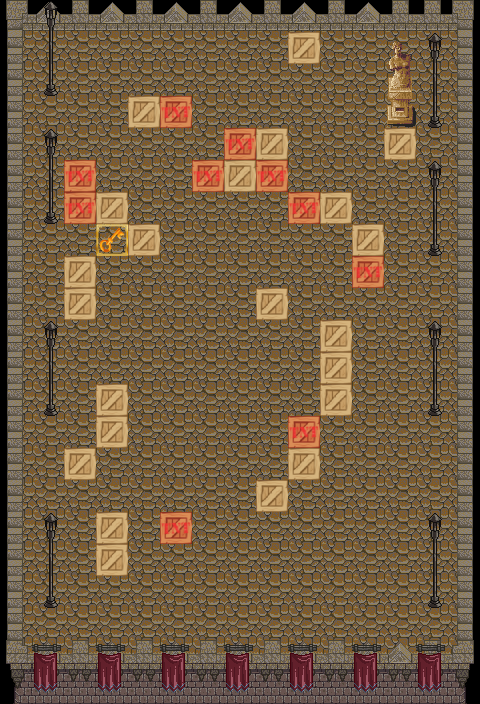

This game map was drawn from its Tiled (.tmx) file and the tilesets committed beside it. A one-line description and the trimmed map source follow:
An orthogonal 15x22 tile map with 32x32 px tiles, 3 tile layers (Theme, SB, Object), 2 tilesets and 32 objects.

<map version="1.2" tiledversion="1.3.1" orientation="orthogonal" renderorder="right-down" compressionlevel="0" width="15" height="22" tilewidth="32" tileheight="32" infinite="0" nextlayerid="9" nextobjectid="52">
 <tileset firstgid="1" name="ts-castle" tilewidth="32" tileheight="32" tilecount="256" columns="16">
  <image source="ts-castle.png" width="512" height="512" />
 </tileset>
 <tileset firstgid="257" name="ui" tilewidth="32" tileheight="32" tilecount="4" columns="4">
  <image source="ui.png" width="128" height="32" />
 </tileset>
 <layer id="1" name="Theme" width="15" height="22">
  <data>[330 cells, 330 non-empty, 16 distinct tile ids]</data>
 </layer>
 <layer id="2" name="SB" width="15" height="22">
  <data>[330 cells, 53 non-empty, 10 distinct tile ids]</data>
 </layer>
 <layer id="3" name="Object" width="15" height="22">
  <data>[330 cells, 22 non-empty, 3 distinct tile ids]</data>
 </layer>
 <objectgroup id="4" name="Wall">
  <object id="3" x="321.333" y="194" width="28.6667" height="27.3333" />
  <object id="5" x="226.667" y="162.667" width="26.6667" height="25.3333" />
  <object id="6" x="321.333" y="322.667" width="28.6667" height="89.3333" />
  <object id="7" x="97.8333" y="195.167" width="29.3333" height="25.6667" />
  <object id="8" x="64.6667" y="290" width="29.3333" height="26.6667" />
  <object id="9" x="98.6667" y="386.667" width="26.1667" height="58.5" />
  <object id="10" x="66" y="450" width="28" height="26.6667" />
  <object id="11" x="99.3333" y="516" width="26" height="58.6667" />
  <object id="21" x="353.333" y="226.667" width="25.3333" height="26.6667" />
  <object id="36" x="290.667" y="35.3333" width="25.3333" height="26" />
  <object id="38" x="129.333" y="98" width="28" height="28" />
  <object id="39" x="130" y="226.5" width="27" height="25.5" />
  <object id="40" x="66" y="258.5" width="27.5" height="27" />
  <object id="41" x="257.75" y="290.5" width="27.5" height="27" />
  <object id="42" x="258.25" y="130.5" width="27.5" height="27" />
  <object id="43" x="386.75" y="131" width="27.5" height="27" />
  <object id="44" x="289.75" y="450.5" width="27.5" height="27" />
  <object id="45" x="258.25" y="482.5" width="27.5" height="27" />
 </objectgroup>
 <objectgroup id="5" name="Kill">
  <object id="14" x="456" y="0" width="20" height="661.333" />
  <object id="15" x="6.66667" y="2.66667" width="474.667" height="22.6667" />
  <object id="16" x="8" y="0" width="20" height="670.667" />
  <object id="17" x="2.66667" y="644" width="480" height="25.3333" />
 </objectgroup>
 <objectgroup id="6" name="Key">
  <object id="18" x="98.3333" y="229.167" width="26.6667" height="22" />
 </objectgroup>
 <objectgroup id="7" name="Moving Wall" />
 <objectgroup id="8" name="Explode">
  <object id="27" x="159.5" y="98" width="29.5" height="28" />
  <object id="29" x="259.5" y="162.5" width="25.5" height="25.5" />
  <object id="32" x="356" y="258.5" width="24.5" height="24.5" />
  <object id="46" x="290.75" y="418.5" width="27.5" height="27" />
  <object id="47" x="162.25" y="514" width="27.5" height="27" />
  <object id="48" x="66.75" y="162" width="27.5" height="59.5" />
  <object id="49" x="194.25" y="162.5" width="27.5" height="27" />
  <object id="50" x="227.25" y="130.5" width="27.5" height="27" />
  <object id="51" x="290.25" y="194" width="27.5" height="27" />
 </objectgroup>
</map>
